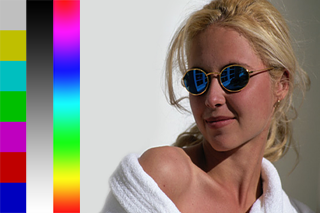
#> input picture resources/sample.png, 320 x 213 px
$ python chapter1.py
#> lines starting #> are read from the running program, lines starting #| are printed output that depends on the picture; after the words box and inside, x2 and y2 are one past the last pixel; in counts of white or black regions, pixels touching at a corner belong together
import cv2
import numpy as np

img = cv2.imread("resources/sample.png")
#> img is the input picture: shape (213, 320, 3); mean B, G, R 133.3, 139.8, 152.5
kernel = np.ones((5, 5), np.uint8)

#changing something

imgGray = cv2.cvtColor(img, cv2.COLOR_BGR2GRAY)
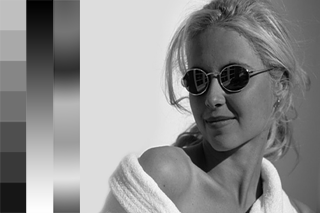
#> imgGray: shape (213, 320); min 0, max 255, mean 142.8
imgBlur = cv2.GaussianBlur(imgGray, (7, 7), 0)
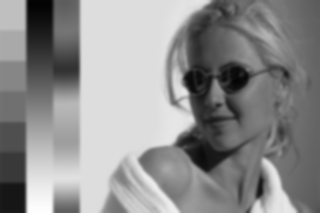
#> imgBlur: shape (213, 320); min 2, max 254, mean 142.8
imgCanny = cv2.Canny(img, 150, 200)
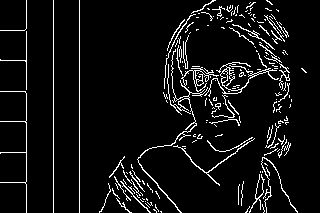
#> imgCanny: shape (213, 320); 6.6% white in thin lines or dots
imgDialation = cv2.dilate(imgCanny, kernel, iterations=1)
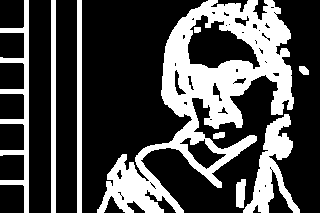
#> imgDialation: shape (213, 320); 29.7% white; 9 white regions, largest, box (x1, y1, x2, y2) and area: (97, 0, 294, 213) 13679, (243, 114, 300, 213) 2217, (0, 0, 29, 213) 1796
imgEroded = cv2.erode(imgCanny, kernel, iterations=1)
#> imgEroded: shape (213, 320); every value is 0

cv2.imshow("grayscale", imgGray)
cv2.imshow("blurred", imgBlur)
cv2.imshow("edges", imgCanny)
cv2.imshow("Dialation Image", imgDialation)
cv2.imshow("Erosion Image", imgEroded)
cv2.waitKey(0)
